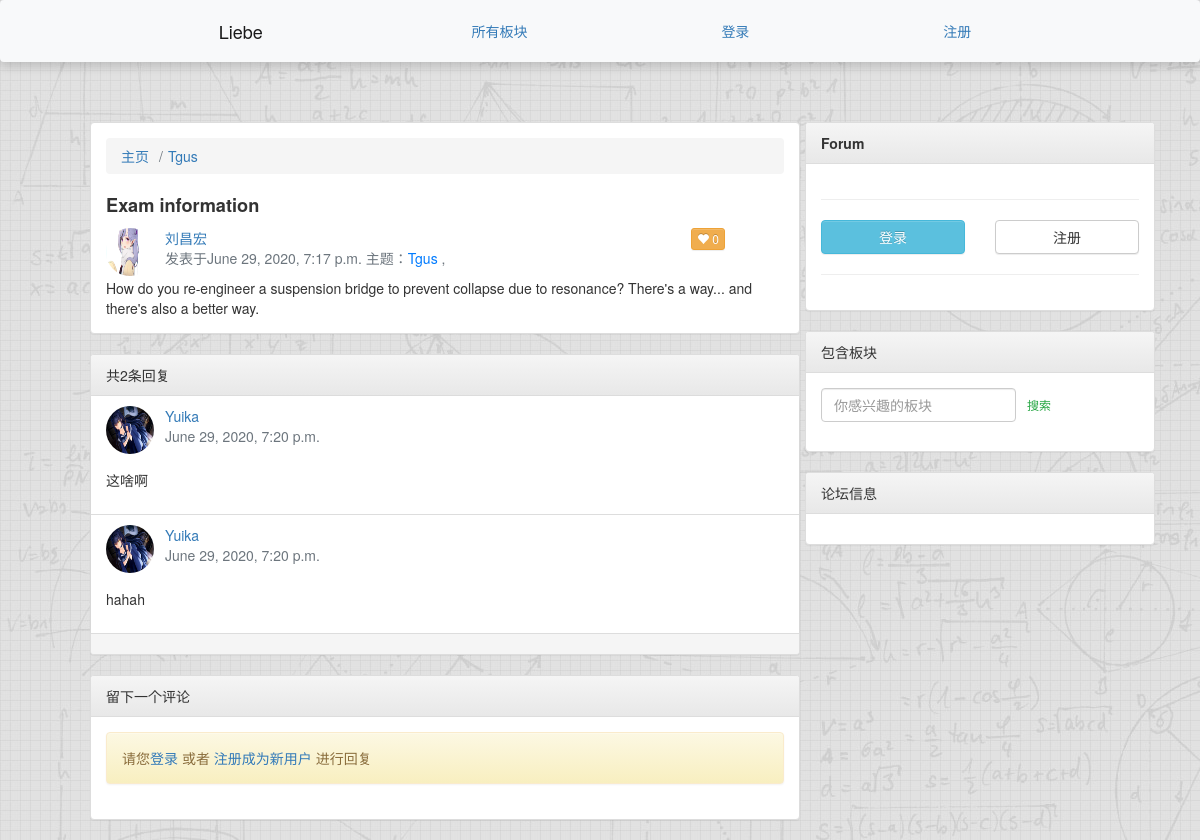
Page /posts/by/刘昌宏/7/ on the earlier database version.
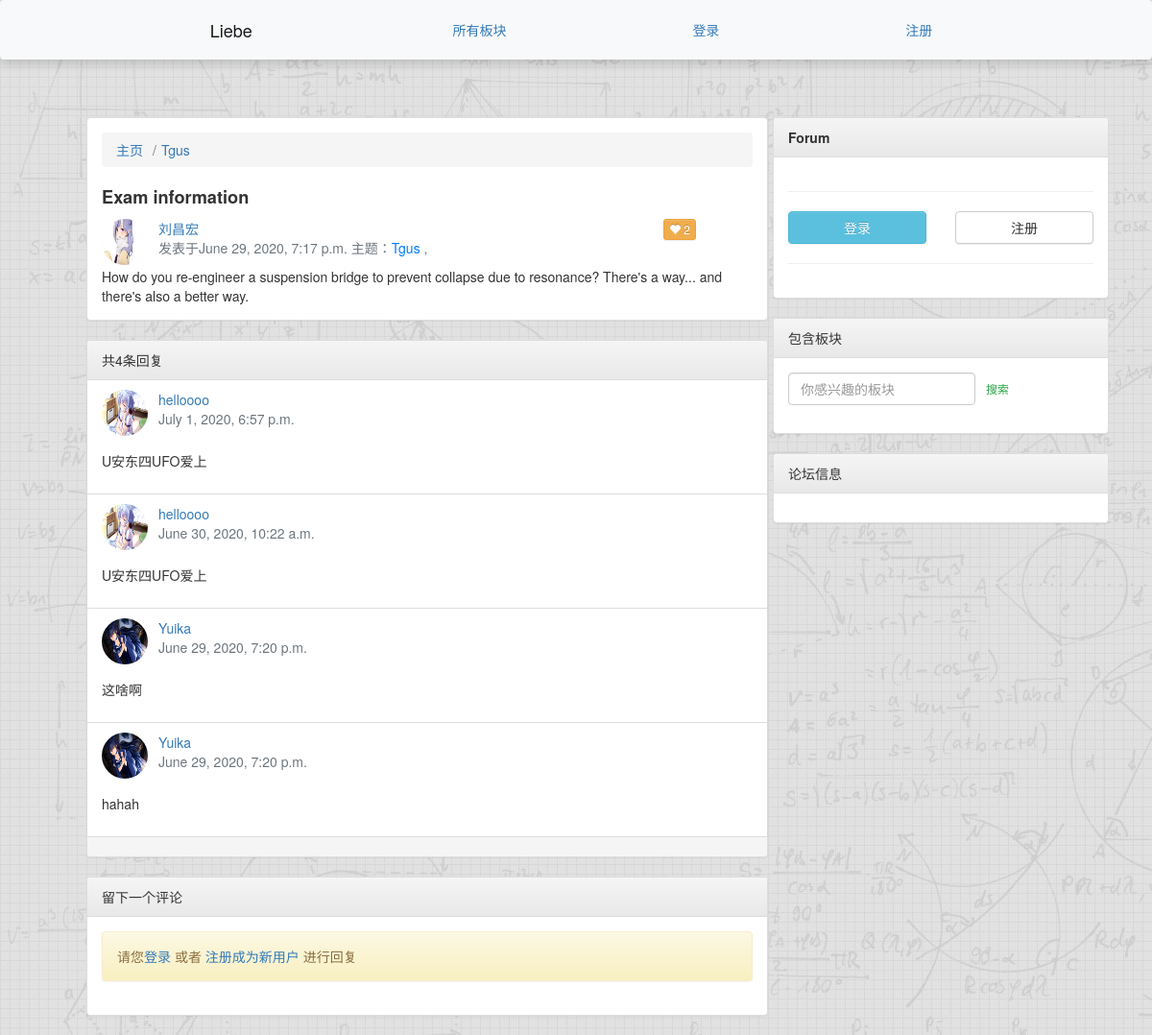
Same page on the later database version.
### posts/models.py (models this page shows, shortened)
class Post(models.Model):
    title = models.CharField(max_length=200, blank=True, verbose_name="标题")
    user = models.ForeignKey(User, related_name="posts",on_delete=models.CASCADE)
    created_at = models.DateTimeField(auto_now=True)
    message = models.TextField(verbose_name="帖子内容")
    message_html = models.TextField(editable=False)
    likes = models.ManyToManyField(User, blank=True, related_name="post_likes")
    group = models.ForeignKey(
        Group, related_name="posts",null=True,
        blank=True,on_delete=models.CASCADE,
        verbose_name="所属板块"
    )
    class Meta:
        ordering = ["-created_at"]
        unique_together = ["user", "message"]

### comments/models.py (models this page shows, shortened)
class Comment(models.Model):
    post = models.ForeignKey(
        Post,
        on_delete=models.CASCADE,
        related_name="comments"
    )
    parent_comment = models.ForeignKey(
        'self', blank=True, null=True, related_name='my_children', on_delete=models.CASCADE)
    user = models.ForeignKey(User, on_delete=models.CASCADE, related_name="comments")
    content = models.TextField(max_length=1024, null=True, blank=True)
    date = models.DateTimeField(auto_now_add=True)
    class Meta:
        ordering = ['-date']

### accounts/models.py (models this page shows, shortened)
class User(AbstractUser):
    signature = models.CharField(max_length=255, blank=True, null=True)
    head_img = models.ImageField(blank=True, null=True, upload_to='profile_pics', default="default.jpeg")
    friends = models.ManyToManyField("User", blank=True, related_name='followed_by')
    def __str__(self):
        return "" + self.username

### groups/models.py (models this page shows, shortened)
class Group(models.Model):
    name = models.CharField(max_length=255, unique=True, verbose_name="板块名称")
    slug = models.SlugField(allow_unicode=True, unique=True)
    description = models.TextField(blank=True, default='', verbose_name="板块描述")
    description_html = models.TextField(editable=False, default='', blank=True)
    members = models.ManyToManyField(User,through="GroupMember")
    class Meta:
        ordering = ["name"]

### posts/views.py (the view)
# urls.py: path("by/<username>/<int:pk>/",views.PostDetail.as_view(),name="single"),
class PostDetail(SelectRelatedMixin, generic.DetailView):
    model = models.Post
    select_related = ("user", "group")
    def get_context_data(self, *args, **kwargs):
        context = super(PostDetail, self).get_context_data(*args, **kwargs)
        comment_form = CommentPostForm(self.request.POST or None)
        if comment_form.is_valid():
            print(comment_form.cleaned_data)
        context['comment_form'] = comment_form
        return context
    def get_queryset(self):
        queryset = super().get_queryset()
        return queryset.filter(
            user__username__iexact=self.kwargs.get("username")
        )

### comments/forms.py
class  CommentPostForm(forms.Form):
    parent_id = forms.IntegerField(widget=forms.HiddenInput, required=False)
    content = forms.CharField(max_length=100, widget=forms.Textarea)

### posts/templates/posts/post_detail.html (shortened to what this page needs)
{% extends "posts/post_base.html" %}
{% load static %}
{% block post_content %}
<div class="panel panel-default">
    <div class="panel-body">
        <nav aria-label="breadcrumb">
            <ol class="breadcrumb">
                <li class="breadcrumb-item"><a href="/">主页</a></li>
                <li class="breadcrumb-item"><a
                        href="{% url 'groups:single' slug=post.group.slug %}">{{ post.group.name }}
                    </a></li>
            </ol>
        </nav>
        <h1 class="topic-title">{{ post.title }}</h1>
        <div class="topic-meta row">
            <div class="col-xs-2 col-sm-1">
                <img class="user-avatar rounded-circle" src="{{ post.user.head_img.url }}" alt="" />
            </div>
            <div class="col-xs-9 col-sm-10">
                <p class="text-muted">
                    <a href="{% url 'accounts:profile' username=post.user.username %}">{{ post.user.username }}</a>
                    <a href="{% url 'posts:likes_toggle' pk=post.id %}" class="btn btn-xs btn-warning float-right"><span
                            class="glyphicon glyphicon-heart"></span> {{ post.likes.count }}</a>
                    <br />
                    <span>发表于{{ post.created_at }} 主题：<a class="text-primary"
                            href="{% url 'groups:single' slug=post.group.slug %}">{{ post.group.name }}
                        </a>, </span>
                </p>
            </div>
        </div>
        <div class="topic-content">
            {{ post.message|safe }}
        </div>
    </div>
</div>
<div class="panel panel-default">
    <div class="panel-heading">
        共{{ post.comments.count }}条回复
    </div>
    <ul class="list-group reply-list">
        {% for  comment in post.comments.all %}
        <li class="list-group-item reply-item">
            <div class="topic-meta row">
                <div class="col-xs-2 col-sm-1">
                    <img class="user-avatar rounded-circle" src="{{ comment.user.head_img.url }}" alt="">
                </div>
                <div class="col-xs-9 col-sm-10">
                    <p class="text-muted">
                        <a href="{% url 'comments:comment_detail' pk=comment.id %}">{{ comment.user }}</a> <br>
                        <span>{{ comment.date }}</span>
                    </p>
                </div>
            </div>
            <div class="reply-content">
                <p>{{ comment.content|safe }}</p>
            </div>
        </li>
        {% endfor %}
    </ul>
    <div class="panel-footer">
    </div>
</div>
<div class="panel panel-default">
    <div class="panel-heading">留下一个评论</div>
    <div class="panel-body">
        {% if user.is_authenticated %}
        <form action="{% url 'comments:postComment'  pk=post.id username=user.username %}" method="POST">
            {% csrf_token %}
            <div class="form-group">
                <div class="controls ">
                    <label for="content">评论内容</label>
                    <input id="content" type="text" name="content" />
                </div>
            </div>
            <div class="form-group">
                <div class="controls "> <input type="submit" name="submit" value="发表" class="btn btn-primary"
                        id="submit-id-submit" /> </div>
            </div>
        </form>
        {% else %}
        <div class="alert alert-warning" role="alert">
            请您<a href="{% url  'accounts:login' %}">登录</a> 或者 <a href="{% url  'accounts:signup' %}">注册成为新用户</a> 进行回复
        </div>
        {% endif %}
    </div>
</div>
{% endblock %}

Differences in the rows shown:
computed for Post "Exam information": likes.count "0" → "2"; comments.count "2" → "4"
added Comment: user.head_img (picture), user "helloooo", date "July 1, 2020, 6:57 p.m.", content "U安东四UFO爱上"
added Comment: user.head_img (picture), user "helloooo", date "June 30, 2020, 10:22 a.m.", content "U安东四UFO爱上"
